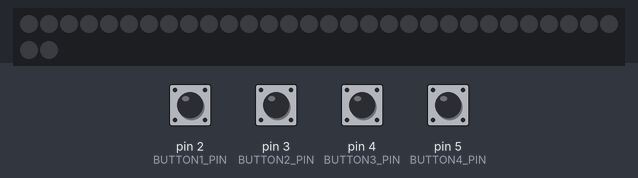
Simulated run of this sketch. Board: Arduino Uno, built with avr-gcc and run on an emulated ATmega328P. Shown: 32 RGB LEDs in strip order, left to right, continuing on the next row. The inputs (shaded band) are chosen by the test bench; at power-on: pin 2 (BUTTON1_PIN), pin 3 (BUTTON2_PIN), pin 4 (BUTTON3_PIN), pin 5 (BUTTON4_PIN) HIGH.

Above: at 1.2 s.
1.3 s: pin 2 (BUTTON1_PIN) pulled LOW for 0.15 s
At 2.5 s:
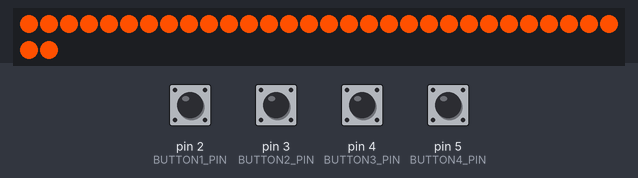
2.9 s: pin 3 (BUTTON2_PIN) pulled LOW for 0.15 s
At 3.9 s:
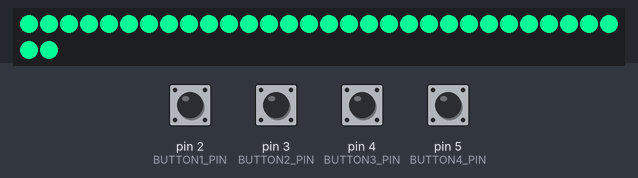
4.5 s: pin 4 (BUTTON3_PIN) pulled LOW for 0.15 s
At 5.2 s:
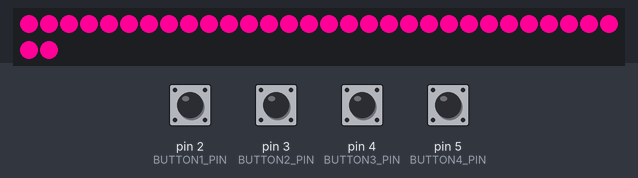
6.1 s: pin 5 (BUTTON4_PIN) pulled LOW for 0.15 s
At 7.3 s:
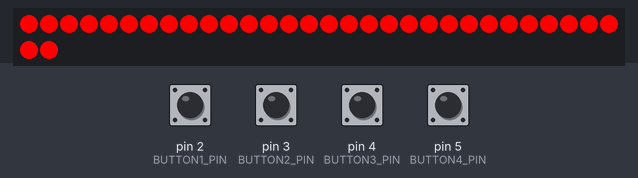
7.7 s: pin 5 (BUTTON4_PIN) pulled LOW for 1 s
At 8.8 s:
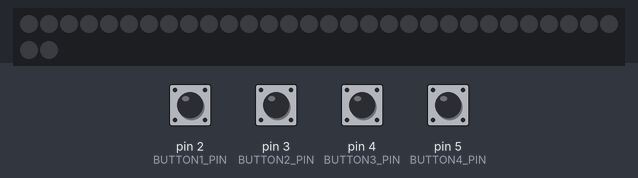
10.2 s: pin 2 (BUTTON1_PIN) pulled LOW for 1 s
At 10.7 s:
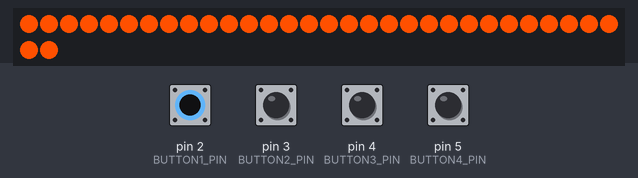
Timing chart, 0 to 13.2 s (numbered marks = the images above; inputs shaded):
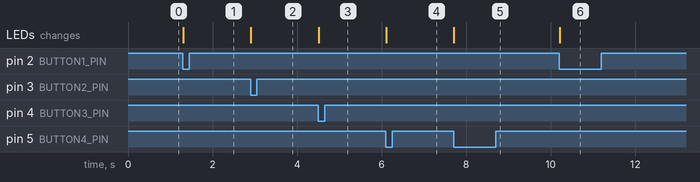

Measured:
- after the input at 1.3 s, the LEDs: change at once (image 1)
- after the input at 2.9 s, the LEDs: change at once (image 2)
- after the input at 4.5 s, the LEDs: change at once (image 3)
- after the input at 6.1 s, the LEDs: change at once (image 4)
- after the input at 7.7 s, the LEDs: change at once (image 5)
- after the input at 10.2 s, the LEDs: change at once (image 6)

The sketch:

cyber_johannes_1.ino
```cpp
#include <Bounce2.h>            //Includes a library with pre-written debounce functions
#include <Adafruit_NeoPixel.h>  //Includes the Adafruit Neopixel lib

//"#define" just replaces all instances with another text.
#define BUTTON1_PIN   2     //Pin that button1 is connected to
#define BUTTON2_PIN   3
#define BUTTON3_PIN   4
#define BUTTON4_PIN   5
#define PIXEL_PIN     6     //Pin that is sends data to the strip.
#define PIXEL_COUNT   32    //Number of pixels on the strip

//Initialize a neopixel object
Adafruit_NeoPixel strip = Adafruit_NeoPixel(PIXEL_COUNT, PIXEL_PIN, NEO_GRB + NEO_KHZ800);

//Initialize debounce objects for each buttons
Bounce debounced1 = Bounce();
Bounce debounced2 = Bounce();
Bounce debounced3 = Bounce();
Bounce debounced4 = Bounce();

//Array with booleans to store current value
bool currentLedState[4] = {0, 0, 0, 0};


void setup() {
  //Setup all button pins as input pullup. Pullup means that they will read HIGH unless you connect them to GND
  pinMode(BUTTON1_PIN, INPUT_PULLUP);
  pinMode(BUTTON2_PIN, INPUT_PULLUP);
  pinMode(BUTTON3_PIN, INPUT_PULLUP);
  pinMode(BUTTON4_PIN, INPUT_PULLUP);

  //Attach pin and set debounce interval (ms) for each debounce object (and physical button)
  debounced1.attach(BUTTON1_PIN);
  debounced1.interval(8);
  debounced2.attach(BUTTON2_PIN);
  debounced2.interval(8);
  debounced3.attach(BUTTON3_PIN);
  debounced3.interval(8);
  debounced4.attach(BUTTON4_PIN);
  debounced4.interval(8);

  //Initialize strip and set it to off
  strip.begin();
  strip.show();
}

void loop() {
  /*
  currentLedState is an array with 4 boolean (= either 1 or 0) values.
  currentLedState[0] is for button1. currentLedState[1] is for button2 etc

  If you follow an if statement with else if after it
  the code does not need to check all. As soon as 1 is true it skips the rest.
  They are "connected" and basicly become a switch case function.

  If you follow and if statement with more ifs code has to check each an everyone, regardless
  of what happened earlier

  Pseudo code:
  IF button1 goes from high to low AND its current state is OFF {
    1. set all pixels to one specified color
    2. update the current state to ON, so we know next time...
  }
  ELSE IF button1 goes from high to low AND it's currently ON  {
    Set all pixels to off. This function also resets current state to 0
  }

  */


  //Button 1
  if (debounced1.fell() && !currentLedState[0]){
    colorWipe(255, 80, 0);  // Orange
    currentLedState[0] = 1;
  }
  else if(debounced1.fell() && currentLedState[0]) {
     setStripToOff();
  }

  //Button 2
  else if (debounced2.fell() && !currentLedState[1]){
    colorWipe(0, 255, 150);  // Turqoise
    currentLedState[1] = 1;
  }
  else if(debounced2.fell() && currentLedState[1]) {
     setStripToOff();
  }

  //Button 3
  else if (debounced3.fell() && !currentLedState[2]){
    colorWipe(255, 0, 150);  // Cerise
    currentLedState[2] = 1;
  }
  else if(debounced3.fell() && currentLedState[2]) {
     setStripToOff();
  }

  //Button 4
  else if (debounced4.fell() && !currentLedState[3]){
    colorWipe(255, 0, 0);  // Red
    currentLedState[3] = 1;
  }
  else if(debounced4.fell() && currentLedState[3]) {
     setStripToOff();
  }


  //Update all buttons
  debounced1.update();
  debounced2.update();
  debounced3.update();
  debounced4.update();
}

//Functions that sets all pixels to black
void setStripToOff() {
  colorWipe(0, 0, 0);
  for (int i=0 ; i<4 ; i++) {
    currentLedState[i] = 0;
  }
}

//Function that fills all pixel with one color
void colorWipe(uint8_t r, uint8_t g, uint8_t b) {
  for(uint16_t i=0; i<strip.numPixels(); i++) {
    strip.setPixelColor(i, r, g, b);
  }
  strip.show();
}
```
